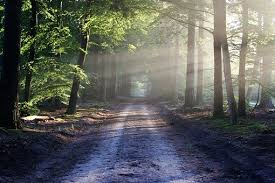
#> input picture light.jpg, 275 x 183 px, found by its file name
$ jupyter execute OPENCV-DAY2-ASSIGNMENT.ipynb
#> lines starting #> are read from the running program, lines starting #| are printed output that depends on the picture; after the words box and inside, x2 and y2 are one past the last pixel; in counts of white or black regions, pixels touching at a corner belong together
[cell 1]
import cv2

[cell 2]
img=cv2.imread('C:/Users/Harshitha/Desktop/opencv workshop/light.jpg')
#> img is the input picture: shape (183, 275, 3); mean B, G, R 91.4, 95.3, 93.1

[cell 3]
import numpy as np

[cell 4]
rectangle = np.zeros((300, 300), dtype = "uint8")
cv2.rectangle(rectangle, (25, 25), (275, 275), (255, 255, 255), -1)
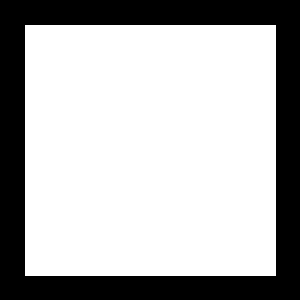
#> rectangle: shape (300, 300); 70% white; 1 black region, box (x1, y1, x2, y2) and area: (0, 0, 300, 300) 26999
cv2.imshow('rectangle',rectangle)
cv2.waitKey(0)
cv2.destroyAllWindows()

[cell 5]
circle = np.zeros((300, 300), dtype = "uint8")
cv2.circle(circle, (150, 150), 150, (255, 255, 255), -1)
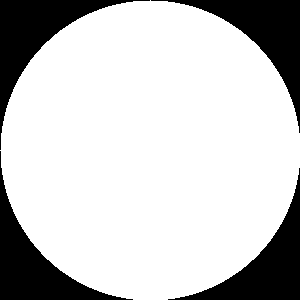
#> circle: shape (300, 300); 78.5% white; 4 black regions, box (x1, y1, x2, y2) and area: (0, 0, 150, 150) 4980, (151, 0, 300, 133) 4830, (0, 151, 133, 300) 4830, (168, 168, 300, 300) 4681
cv2.imshow('circle',circle)
cv2.waitKey(0)
cv2.destroyAllWindows()

[cell 6]
#BITWISE XOR
bitwiseXor = cv2.bitwise_xor(rectangle, circle)
cv2.imshow('bitwiseXor',bitwiseXor)
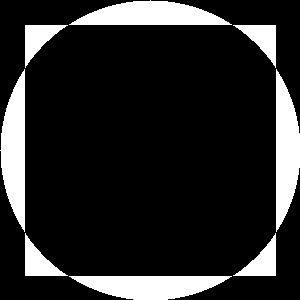
#> window 'bitwiseXor': shape (300, 300); 15.7% white; 8 white regions, largest, box (x1, y1, x2, y2) and area: (69, 0, 232, 25) 2729, (0, 69, 25, 232) 2729, (276, 69, 300, 232) 2728
cv2.waitKey(0)
cv2.destroyAllWindows()

[cell 7]
#BITWISE NOT
bitwiseNot = cv2.bitwise_not(rectangle, circle)
cv2.imshow('bitwiseNot',bitwiseNot)
cv2.waitKey(0)
cv2.destroyAllWindows()

[cell 8]
#Translation to right
import imutils
translated_right = imutils.translate(img, 75, 0)
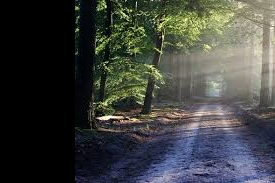
#> translated_right: shape (183, 275, 3); mean B, G, R 62.1, 65, 62.6
cv2.imshow('translated_right',translated_right)
cv2.waitKey(0)
cv2.destroyAllWindows()

[cell 9]
#Translation to down
translated_down = imutils.translate(img, 0, 75)
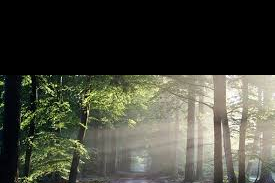
#> translated_down: shape (183, 275, 3); mean B, G, R 59, 70.3, 68.9
cv2.imshow('translated_down',translated_down)
cv2.waitKey(0)
cv2.destroyAllWindows()

[cell 10]
#Converting image into HSV
hsv=cv2.cvtColor(img,cv2.COLOR_BGR2HSV)
#> hsv: shape (183, 275, 3); mean H, S, V 67.5, 77.9, 105.7
cv2.imshow('hsv',hsv)
cv2.waitKey(0)
cv2.destroyAllWindows()

[cell 11]
#Filtering the red colour
lower_blue = np.array([35, 140, 60])
upper_blue = np.array([255, 255, 180])
mask = cv2.inRange(hsv, lower_blue, upper_blue)
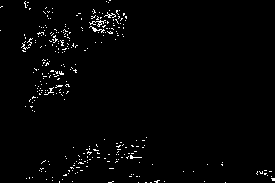
#> mask: shape (183, 275); 1.8% white in thin lines or dots
cv2.imshow('mask',mask)
cv2.waitKey(0)
cv2.destroyAllWindows()
